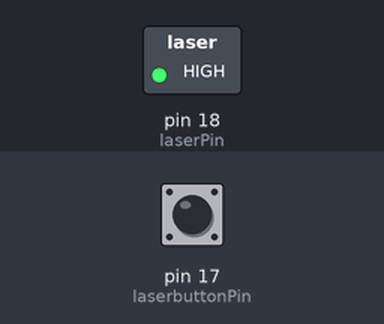
The sketch below on a simulated Arduino Uno, built with avr-gcc and run on an emulated ATmega328P. Parts: switched loads named in the sketch (green lamp = pin HIGH). The inputs (shaded band) are chosen by the test bench; at power-on: pin 17 (laserbuttonPin) LOW.

Above: at 0.1 s.
Timing chart, 0 to 1.6 s (numbered marks = the images above):
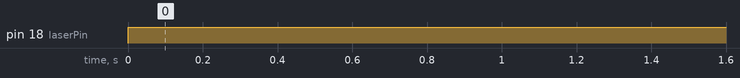

Measured:
- by itself, pin 18 (laserPin): LOW → HIGH at 0.00 s

The sketch:

fire_the_laser_-_push_a_Button.ino
```cpp
/*
 Fire the laser
 */

// constants won't change. They're used here to
// set pin numbers:
const int laserbuttonPin = 17;     // the number of the pushbutton pin
const int laserPin =  18;      // the number of the LED pin

// variables will change:
int laserbuttonState = 0;         // variable for reading the pushbutton status

void setup() {
  // initialize the LED pin as an output:
  pinMode(laserPin, OUTPUT);
  // initialize the pushbutton pin as an input:
  pinMode(laserbuttonPin, INPUT);
}

void loop(){
  // read the state of the pushbutton value:
  int laserbuttonState1 = digitalRead(laserbuttonPin);

  // check if the pushbutton is pressed.
  // if it is, the buttonState is HIGH:
  if (laserbuttonState == HIGH) {
    // turn LED on:
    digitalWrite(laserPin, LOW);
  }
  else {
    // turn LED off:
    digitalWrite(laserPin, HIGH);
  }

}
```
